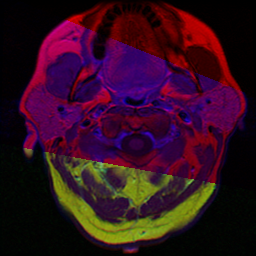
#> input picture 1_Brain tumor/1_image.png.tif, 256 x 256 px; the run also reads 1 picture not shown here
$ python 'python brain_mri_otsu_vs_sauvola.py'
#> lines starting #> are read from the running program, lines starting #| are printed output that depends on the picture; after the words box and inside, x2 and y2 are one past the last pixel; in counts of white or black regions, pixels touching at a corner belong together
import cv2
import numpy as np
import matplotlib.pyplot as plt

img = cv2.imread("1_image.png.tif", cv2.IMREAD_GRAYSCALE)
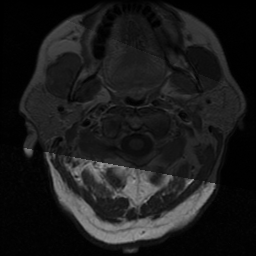
#> img: shape (256, 256); min 0, max 158, mean 26.6
mask = cv2.imread("1_mask.png.tif", cv2.IMREAD_GRAYSCALE)
#> mask: shape (256, 256); every value is 0

if img is None or mask is None:
    raise ValueError("Image or mask file not found")

mask = (mask > 0).astype(np.uint8)

# ---------- OTSU ----------
_, otsu = cv2.threshold(img, 0, 255, cv2.THRESH_BINARY + cv2.THRESH_OTSU)
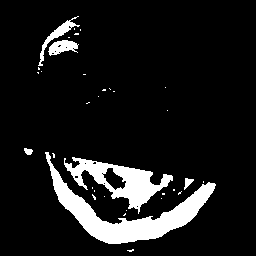
#> otsu: shape (256, 256); 10.2% white; 34 white regions (28 under 20 px), largest, box (x1, y1, x2, y2) and area: (45, 152, 216, 244) 3704, (64, 157, 173, 214) 2129, (38, 16, 80, 66) 343, (48, 40, 79, 56) 296, (184, 178, 194, 190) 60, (24, 148, 33, 155) 45
otsu = (otsu > 0).astype(np.uint8)

# ---------- SAUVOLA (MANUAL IMPLEMENTATION) ----------
window = 25
k = 0.5
R = 128

img_f = img.astype(np.float32)

mean = cv2.boxFilter(img_f, -1, (window, window))
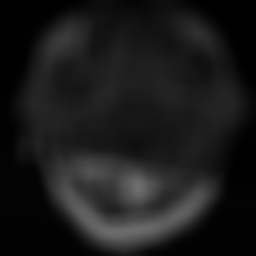
#> mean: shape (256, 256) float32; min 0.24, max 111, mean 26.6
mean_sq = cv2.boxFilter(img_f**2, -1, (window, window))
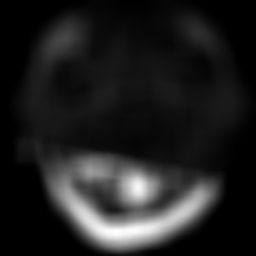
#> mean_sq: shape (256, 256) float32; min 0.259, max 12988, mean 1651.7; drawn with min black and max white
std = np.sqrt(mean_sq - mean**2)
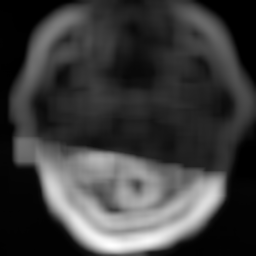
#> std: shape (256, 256) float32; min 0.449, max 59.52, mean 14.6; drawn with min black and max white

sauvola_thresh = mean * (1 + k * ((std / R) - 1))
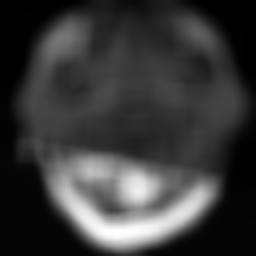
#> sauvola_thresh: shape (256, 256) float32; min 0.12, max 69.2, mean 15.8; drawn with min black and max white
sauvola = (img_f > sauvola_thresh).astype(np.uint8)
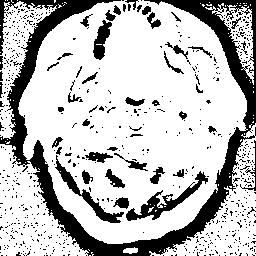
#> sauvola: shape (256, 256); values 0 (black) and 1 (white), 75% white; 687 black regions (642 under 20 px), largest, box (x1, y1, x2, y2) and area: (0, 0, 256, 256) 10465, (126, 171, 208, 221) 877, (55, 155, 124, 223) 673
#| Otsu Dice Score: 0.0

# ---------- METRICS ----------
def dice(pred, gt):
    return 2 * np.sum(pred * gt) / (np.sum(pred) + np.sum(gt) + 1e-7)

def jaccard(pred, gt):
    inter = np.sum(pred * gt)
#> inter = 0
    union = np.sum(pred) + np.sum(gt) - inter
#> union = 6687
    return inter / (union + 1e-7)

print("Otsu Dice Score:", round(dice(otsu, mask), 4))
print("Otsu Jaccard Index:", round(jaccard(otsu, mask), 4))
#| Otsu Jaccard Index: 0.0
print("Sauvola Dice Score:", round(dice(sauvola, mask), 4))
#| Sauvola Dice Score: 0.0
print("Sauvola Jaccard Index:", round(jaccard(sauvola, mask), 4))
#| Sauvola Jaccard Index: 0.0

# ---------- DISPLAY ----------
plt.figure(figsize=(10,4))

plt.subplot(1,4,1)
plt.imshow(img, cmap='gray')
plt.title("MRI Image")
plt.axis('off')

plt.subplot(1,4,2)
plt.imshow(mask, cmap='gray')
plt.title("Ground Truth")
plt.axis('off')

plt.subplot(1,4,3)
plt.imshow(otsu, cmap='gray')
plt.title("Otsu")
plt.axis('off')

plt.subplot(1,4,4)
plt.imshow(sauvola, cmap='gray')
plt.title("Sauvola")
plt.axis('off')

plt.tight_layout()
plt.show()
